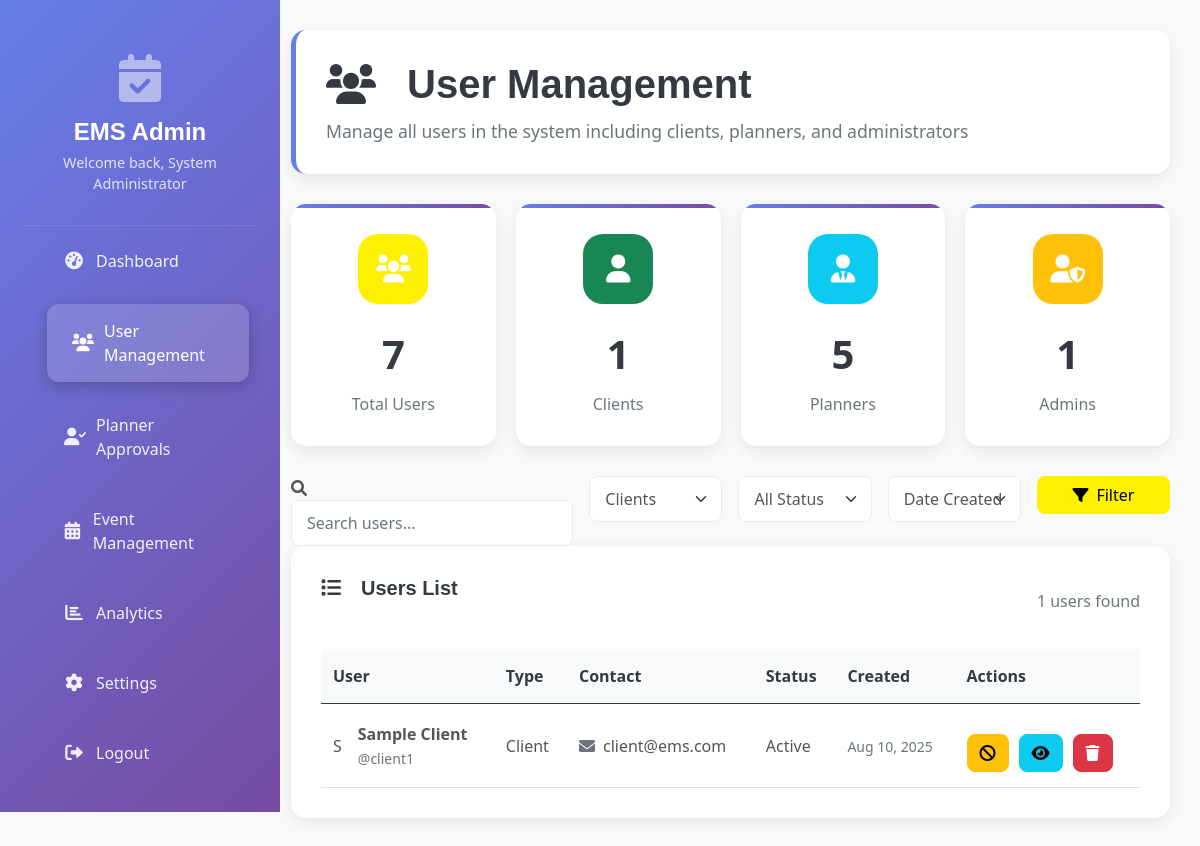
The app's page /admin/user_management.php?user_type=client (signed in) with its own data.
### tables this page shows
CREATE TABLE users (
    id INT PRIMARY KEY AUTO_INCREMENT,
    username VARCHAR(50) UNIQUE NOT NULL,
    email VARCHAR(100) UNIQUE NOT NULL,
    password VARCHAR(255) NOT NULL,
    full_name VARCHAR(100) NOT NULL,
    user_type ENUM('admin', 'planner', 'client') NOT NULL,
    phone VARCHAR(20),
    address TEXT,
    profile_image VARCHAR(255),
    status ENUM('active', 'inactive', 'pending') DEFAULT 'active',
    created_at TIMESTAMP DEFAULT CURRENT_TIMESTAMP,
    updated_at TIMESTAMP DEFAULT CURRENT_TIMESTAMP ON UPDATE CURRENT_TIMESTAMP
);

### admin/user_management.php (the view, shortened to what this page needs)
<?php
require_once '../includes/db.php';
require_once '../includes/functions.php';
$search = $_GET['search'] ?? '';
$user_type_filter = $_GET['user_type'] ?? '';
$sort_by = $_GET['sort'] ?? 'created_at';
$sort_order = $_GET['order'] ?? 'DESC';
$where_conditions = [];
$params = [];
$param_types = '';
if (!empty($user_type_filter)) {
    $where_conditions[] = "u.user_type = ?";
    $params[] = $user_type_filter;
    $param_types .= 's';
}
$where_clause = !empty($where_conditions) ? 'WHERE ' . implode(' AND ', $where_conditions) : '';
$count_query = "SELECT COUNT(*) as total FROM users u $where_clause";
if (!empty($params)) {
    $count_stmt = $conn->prepare($count_query);
    $count_stmt->bind_param($param_types, ...$params);
    $count_stmt->execute();
    $total_users = $count_stmt->get_result()->fetch_assoc()['total'];
} else {
    $total_users = $conn->query($count_query)->fetch_assoc()['total'];
}
$per_page = 20;
$page = max(1, $_GET['page'] ?? 1);
$offset = ($page - 1) * $per_page;
$query = "SELECT u.*, p.company_name, p.specialization, p.experience_years, p.approval_status
          FROM users u
          LEFT JOIN planners p ON u.id = p.user_id
          $where_clause
          ORDER BY u.$sort_by $sort_order
          LIMIT $per_page OFFSET $offset";
if (!empty($params)) {
    $stmt = $conn->prepare($query);
    $stmt->bind_param($param_types, ...$params);
    $stmt->execute();
    $result = $stmt->get_result();
} else {
    $result = $conn->query($query);
}
$users = [];
while ($row = $result->fetch_assoc()) {
    $users[] = $row;
}
$user_type_counts = [];
$type_result = $conn->query("SELECT user_type, COUNT(*) as count FROM users GROUP BY user_type");
while ($row = $type_result->fetch_assoc()) {
    $user_type_counts[$row['user_type']] = $row['count'];
}
?>
<!DOCTYPE html>
<html lang="en">
<head>
    <link href="../assets/css/bootstrap.min.css" rel="stylesheet">
    <link href="../assets/css/admin-style.css" rel="stylesheet">
    <link href="https://cdnjs.cloudflare.com/ajax/libs/font-awesome/6.0.0/css/all.min.css" rel="stylesheet">
</head>
<body>
    <div class="container-fluid">
        <div class="row">
            <div class="col-md-3 col-lg-2 px-0">
                <div class="admin-sidebar p-4" id="adminSidebar">
                    <div class="sidebar-header">
                        <div class="mb-3">
                            <i class="fas fa-calendar-check fa-3x text-white-50"></i>
                        </div>
                        <h4>EMS Admin</h4>
                        <p>Welcome back, <?php echo htmlspecialchars($_SESSION['full_name'] ?? 'Admin'); ?></p>
                    </div>
                    <nav class="nav flex-column">
                        <a class="nav-link" href="admin_index.php">
                            <i class="fas fa-tachometer-alt"></i>
                            <span>Dashboard</span>
                        </a>
                        <a class="nav-link active" href="user_management.php">
                            <i class="fas fa-users"></i>
                            <span>User Management</span>
                        </a>
                        <a class="nav-link" href="approve_planner.php">
                            <i class="fas fa-user-check"></i>
                            <span>Planner Approvals</span>
                        </a>
                        <a class="nav-link" href="event_management.php">
                            <i class="fas fa-calendar-alt"></i>
                            <span>Event Management</span>
                        </a>
                        <a class="nav-link" href="analytics.php">
                            <i class="fas fa-chart-bar"></i>
                            <span>Analytics</span>
                        </a>
                        <a class="nav-link" href="settings.php">
                            <i class="fas fa-cog"></i>
                            <span>Settings</span>
                        </a>
                        <a class="nav-link" href="../logout.php">
                            <i class="fas fa-sign-out-alt"></i>
                            <span>Logout</span>
                        </a>
                    </nav>
                </div>
            </div>
            <div class="col-md-9 col-lg-10 px-0">
                <div class="main-content">
                    <div class="page-header">
                        <h1><i class="fas fa-users me-3"></i>User Management</h1>
                        <p class="mb-0">Manage all users in the system including clients, planners, and administrators</p>
                    </div>
                    <div class="stats-cards">
                        <div class="stat-card">
                            <div class="stat-icon bg-primary">
                                <i class="fas fa-users"></i>
                            </div>
                            <div class="stat-value"><?php echo array_sum($user_type_counts); ?></div>
                            <div class="stat-label">Total Users</div>
                        </div>
                        <div class="stat-card">
                            <div class="stat-icon bg-success">
                                <i class="fas fa-user"></i>
                            </div>
                            <div class="stat-value"><?php echo $user_type_counts['client'] ?? 0; ?></div>
                            <div class="stat-label">Clients</div>
                        </div>
                        <div class="stat-card">
                            <div class="stat-icon bg-info">
                                <i class="fas fa-user-tie"></i>
                            </div>
                            <div class="stat-value"><?php echo $user_type_counts['planner'] ?? 0; ?></div>
                            <div class="stat-label">Planners</div>
                        </div>
                        <div class="stat-card">
                            <div class="stat-icon bg-warning">
                                <i class="fas fa-user-shield"></i>
                            </div>
                            <div class="stat-value"><?php echo $user_type_counts['admin'] ?? 0; ?></div>
                            <div class="stat-label">Admins</div>
                        </div>
                    </div>
                    <div class="filters-section">
                        <form method="GET" class="row g-3">
                            <div class="col-md-4">
                                <div class="search-box">
                                    <i class="fas fa-search search-icon"></i>
                                    <input type="text" class="form-control" name="search" placeholder="Search users..." value="<?php echo htmlspecialchars($search); ?>">
                                </div>
                            </div>
                            <div class="col-md-2">
                                <select name="user_type" class="form-select filter-select">
                                    <option value="client" <?php echo $user_type_filter === 'client' ? 'selected' : ''; ?>>Clients</option>
                                </select>
                            </div>
                            <div class="col-md-2">
                                <select name="status" class="form-select filter-select">
                                    <option value="">All Status</option>
                                </select>
                            </div>
                            <div class="col-md-2">
                                <select name="sort" class="form-select filter-select">
                                    <option value="created_at" <?php echo $sort_by === 'created_at' ? 'selected' : ''; ?>>Date Created</option>
                                </select>
                            </div>
                            <div class="col-md-2">
                                <button type="submit" class="btn btn-primary w-100">
                                    <i class="fas fa-filter me-2"></i>Filter
                                </button>
                            </div>
                        </form>
                    </div>
                    <div class="table-container">
                        <div class="d-flex justify-content-between align-items-center mb-4">
                            <h5><i class="fas fa-list me-2"></i>Users List</h5>
                            <span class="text-muted"><?php echo $total_users; ?> users found</span>
                        </div>
                        <div class="table-responsive">
                            <table class="table table-hover">
                                <thead>
                                    <tr>
                                        <th>User</th>
                                        <th>Type</th>
                                        <th>Contact</th>
                                        <th>Status</th>
                                        <th>Created</th>
                                        <th>Actions</th>
                                    </tr>
                                </thead>
                                <tbody>
                                    <?php if (empty($users)): ?>
                                        <tr>
                                            <td colspan="6" class="text-center py-4">
                                                <i class="fas fa-search fa-3x text-muted mb-3"></i>
                                                <p class="text-muted">No users found matching your criteria</p>
                                            </td>
                                        </tr>
                                    <?php else: ?>
                                        <?php foreach ($users as $user): ?>
                                        <tr>
                                            <td>
                                                <div class="d-flex align-items-center">
                                                    <div class="user-avatar me-3">
                                                        <?php echo strtoupper(substr($user['full_name'], 0, 1)); ?>
                                                    </div>
                                                    <div>
                                                        <strong><?php echo htmlspecialchars($user['full_name']); ?></strong>
                                                        <br><small class="text-muted">@<?php echo htmlspecialchars($user['username']); ?></small>
                                                    </div>
                                                </div>
                                            </td>
                                            <td>
                                                <span class="user-type-badge user-type-<?php echo $user['user_type']; ?>">
                                                    <?php echo ucfirst($user['user_type']); ?>
                                                </span>
                                            </td>
                                            <td>
                                                <div><i class="fas fa-envelope me-2 text-muted"></i><?php echo htmlspecialchars($user['email']); ?></div>
                                            </td>
                                            <td>
                                                <span class="status-badge status-<?php echo $user['status']; ?>">
                                                    <?php echo ucfirst($user['status']); ?>
                                                </span>
                                            </td>
                                            <td>
                                                <small class="text-muted">
                                                    <?php echo date('M d, Y', strtotime($user['created_at'])); ?>
                                                </small>
                                            </td>
                                            <td>
                                                <div class="action-buttons">
                                                    <?php if ($user['status'] === 'active'): ?>
                                                        <button class="btn btn-warning btn-action" onclick="blockUser(<?php echo $user['id']; ?>)">
                                                            <i class="fas fa-ban"></i>
                                                        </button>
                                                    <?php elseif ($user['status'] === 'blocked'): ?>
                                                        <button class="btn btn-success btn-action" onclick="activateUser(<?php echo $user['id']; ?>)">
                                                            <i class="fas fa-check"></i>
                                                        </button>
                                                    <?php endif; ?>
                                                    <button class="btn btn-info btn-action" onclick="viewUser(<?php echo $user['id']; ?>)">
                                                        <i class="fas fa-eye"></i>
                                                    </button>
                                                    <?php if ($user['user_type'] !== 'admin'): ?>
                                                        <button class="btn btn-danger btn-action" onclick="deleteUser(<?php echo $user['id']; ?>)">
                                                            <i class="fas fa-trash"></i>
                                                        </button>
                                                    <?php endif; ?>
                                                </div>
                                            </td>
                                        </tr>
                                        <?php endforeach; ?>
                                    <?php endif; ?>
                                </tbody>
                            </table>
                        </div>
                    </div>
                </div>
            </div>
        </div>
    </div>
</body>
</html>

### records on screen
users: full_name "S", full_name "Sample Client", username "client1", user_type "Client", email "client@ems.com", status "Active", created_at "Aug 10, 2025"

### other values on screen
$_SESSION['full_name'] "System Administrator"
array_sum($user_type_counts) "7"
$user_type_counts['client'] "1"
$user_type_counts['planner'] "5"
$user_type_counts['admin'] "1"
$total_users "1"
